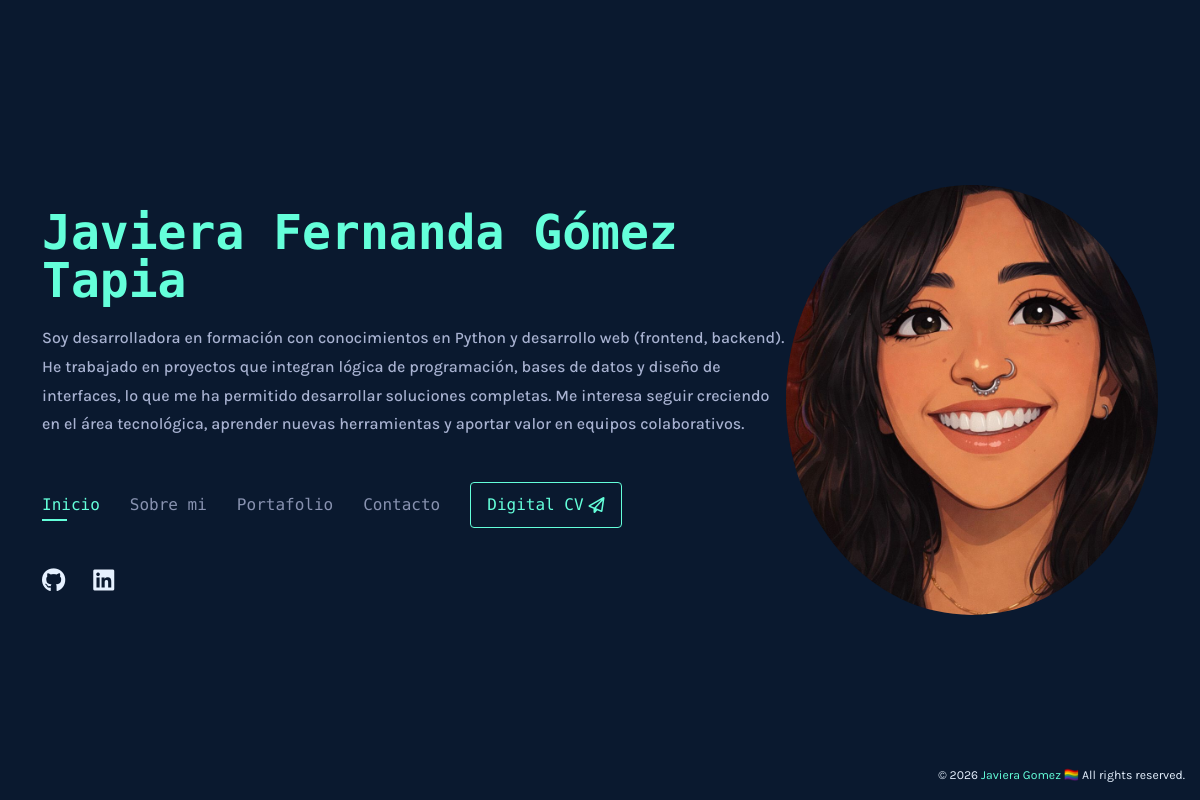
Before: / with the older database file.
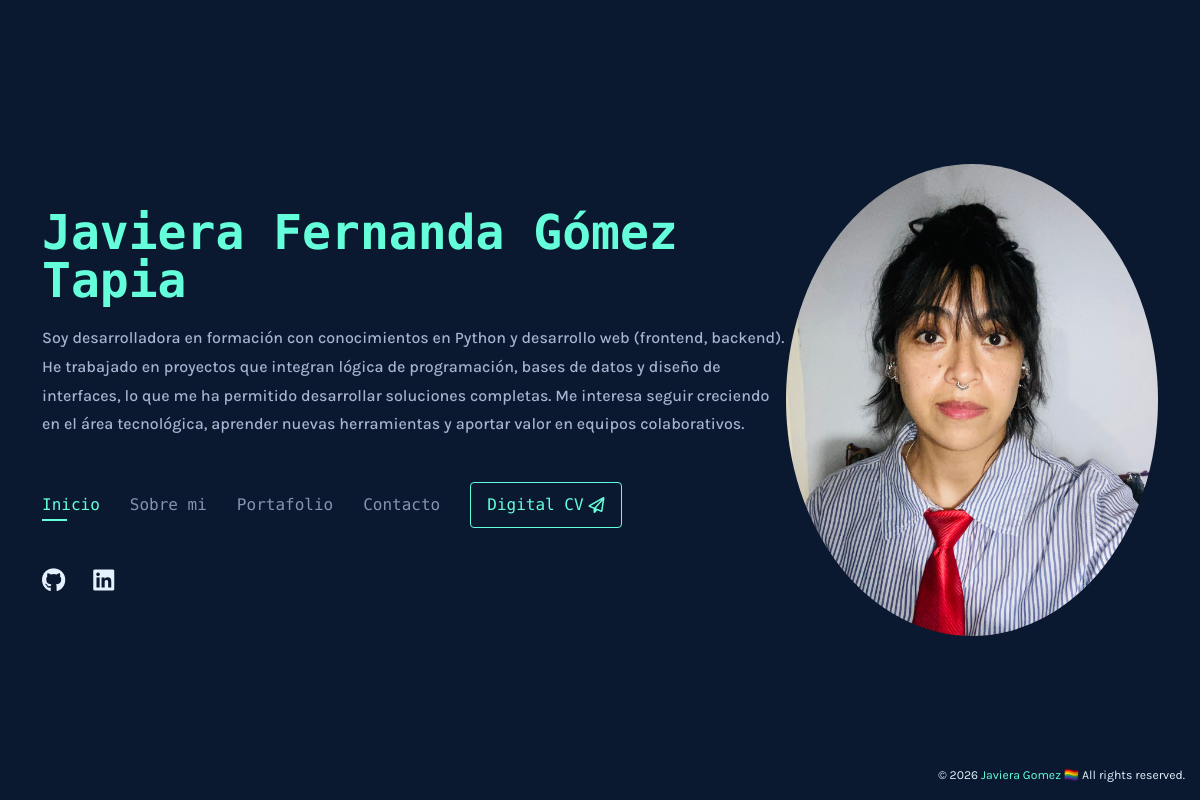
After: the same page with the newer database file.
### apps/portfolio/models.py (models this page shows, shortened)
class Personal(models.Model):
    name = models.CharField(max_length=50, blank=True, null=True)
    role = models.TextField(max_length=500, blank=True, null=True)
    mini_description = models.TextField(max_length=500, blank=True, null=True)
    cv_description = models.TextField(max_length=500, blank=True, null=True)
    cv_link = models.URLField(blank=True, null=True)
    photo = models.ImageField(upload_to='profile_pics/main', blank=True, null=True)
    github = models.URLField(blank=True, null=True)
    linkedin = models.URLField(blank=True, null=True)
    phone = models.CharField(max_length=20, blank=True, null=True)
    email = models.EmailField(blank=True, null=True)
    location = models.CharField(max_length=50, blank=True, null=True)

### apps/portfolio/views.py (the view, shortened to what this page needs)
# urls.py: path('', HomePageView.as_view(), name='home'),
class HomePageView(TemplateView):
    template_name = 'portfolio/portfolio_main.html'
    def get_context_data(self, **kwargs):
        context = super().get_context_data(**kwargs)
        context['personal'] = Personal.objects.all()
        context['about'] = About.objects.all()
        context['technologies'] = Technology.objects.all()
        context['portfolio'] = Portfolio.objects.all()
        context['contact_form'] = ContactForm()
        context['message_sent'] = False
        return context

### templates/portfolio/portfolio_main.html (shortened to what this page needs)
{% extends "layouts/base.html" %}
{% block content %}
{% include 'layouts/header.html' %}
{% include 'layouts/footer.html' %}
{% endblock content %}

### templates/layouts/header.html (shortened to what this page needs)
{% load static %}
<header id="header">
  <div class="container">
    <div class="data-row" >
      {% for personal_info in personal %}
      <h1 ><a href="/">Javiera Fernanda Gómez Tapia</a></h1>
      <h2 style="font-size: medium;">
        {{ personal_info.mini_description|safe }}
      </h2>
      <nav id="navbar" class="navbar">
        <ul>
          <li><a class="nav-link active" href="#header">Inicio</a></li>
          <li><a class="nav-link" href="#about">Sobre mi</a></li>
          <li><a class="nav-link" href="#portfolio">Portafolio</a></li>
          <li><a class="nav-link" href="#contact">Contacto</a></li>
          <li><a href="{% url 'digital_cv' %}" target="_blank">Digital CV </a></li>
        </ul>
      </nav>
      <div class="social-links">
        <a href="{{ personal_info.github }}" class="github" target="_blank"
          ><i class="fa-brands fa-github"></i
        ></a>
        <a
          href="{{ personal_info.linkedin }}"
          class="linkedin"
          target="_blank"
          ><i class="fa-brands fa-linkedin"></i
        ></a>
      </div>
    </div>
    <div class="col-lg-4 profileImg" id="profile-image">
      <img
        src="{{ personal_info.photo.url }}"
        class="img-fluid avatar profileImgInner"
        loading="lazy"
        alt="Image of Javiera Gómez"
      />
    </div>
    {% endfor %}
  </div>
</header>

Changed rows visible on the page:
changed Personal: photo: a different picture
